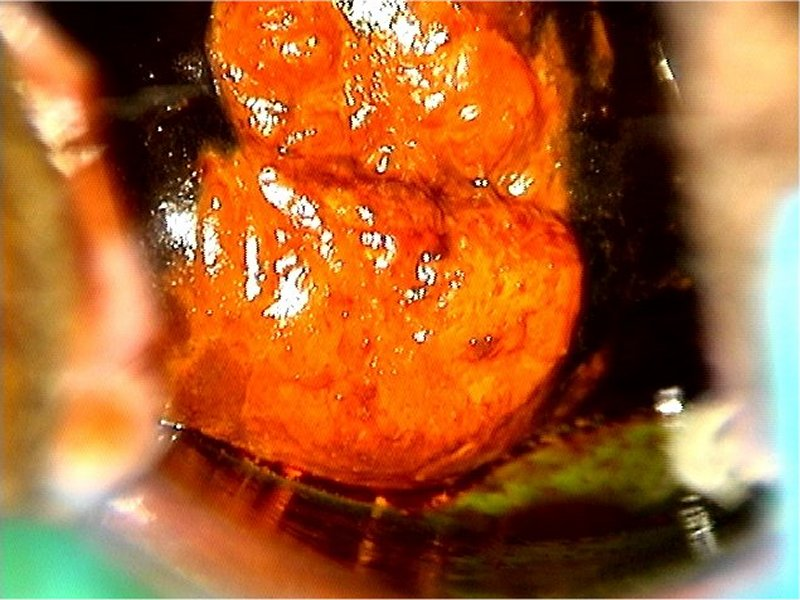
#> input picture cervical cancer lugols cropping and inpainting/Lugol_s iodine images/12_5.jpg, 800 x 600 px; its folder holds 4 pictures in this run
$ python crop.py
#> lines starting #> are read from the running program, lines starting #| are printed output that depends on the picture
from PIL import Image, ImageDraw
import os

def elliptical_crop(input_path, axes):
    # Open the image
#> called with input_path = 'Lugol_s iodine images/12_5.jpg', axes = (250, 350)
    img = Image.open(input_path)
#> img is the input picture: PIL image 800x600 RGB; mean R, G, B 167.1, 97.1, 48.2
    img_width, img_height = img.size
#> img_width = 800; img_height = 600

    # Calculate the bounding box
    x0 = int(img_width / 2 - axes[0])
#> x0 = 150
    y0 = int(img_height / 2 - axes[1])
#> y0 = -50
    x1 = int(img_width / 2 + axes[0])
#> x1 = 650
    y1 = int(img_height / 2 + axes[1])
#> y1 = 650

    # Create a mask
    mask = Image.new('L', img.size, 0)
#> mask: PIL image 800x600 L; every value is 0
    draw = ImageDraw.Draw(mask)
    draw.ellipse((x0, y0, x1, y1), fill=255)

    # Apply the mask to the image
    result = Image.new('RGB', img.size)
#> result: PIL image 800x600 RGB; every value is 0
    result.paste(img, mask=mask)
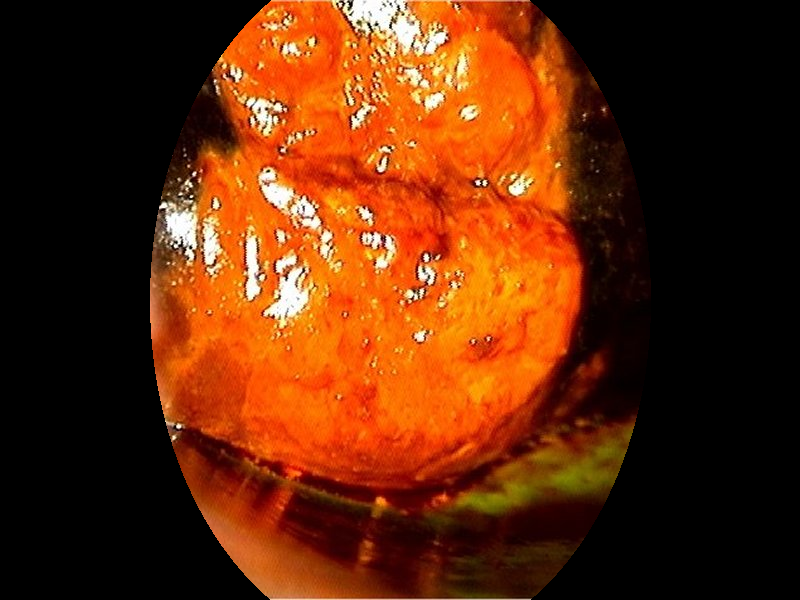
#> result: PIL image 800x600 RGB; mean R, G, B 97.2, 41.2, 10.2

    return result

# Input and output directories
input_dir = r"Lugol_s iodine images"
output_dir = r"Lugols_crop1"
# Ensure the output directory exists
os.makedirs(output_dir, exist_ok=True)

# Axes (semi-major and semi-minor)
axes = (250, 350)

# Loop through all images in the input directory and save cropped versions
for filename in os.listdir(input_dir):
    if filename.endswith(('.jpg', '.jpeg', '.png')):
        input_image_path = os.path.join(input_dir, filename)
        output_image_path = os.path.join(output_dir, f'{filename.split(".")[0]}_crop1.jpg')

        cropped_image = elliptical_crop(input_image_path, axes)
        cropped_image.save(output_image_path)
#> pass 2 of the loop `for filename in os.listdir(input_dir):`:
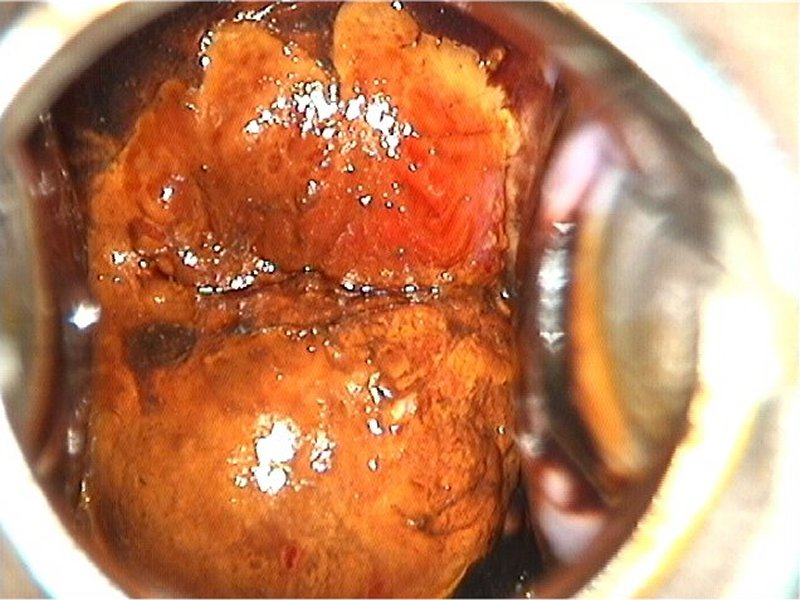
#> input picture cervical cancer lugols cropping and inpainting/Lugol_s iodine images/14_8.jpg, 800 x 600 px
#> in elliptical_crop, img is the input picture: PIL image 800x600 RGB; mean R, G, B 190.8, 129.8, 93.5
#> in elliptical_crop (call 2), `result.paste(img, mask=mask)`:
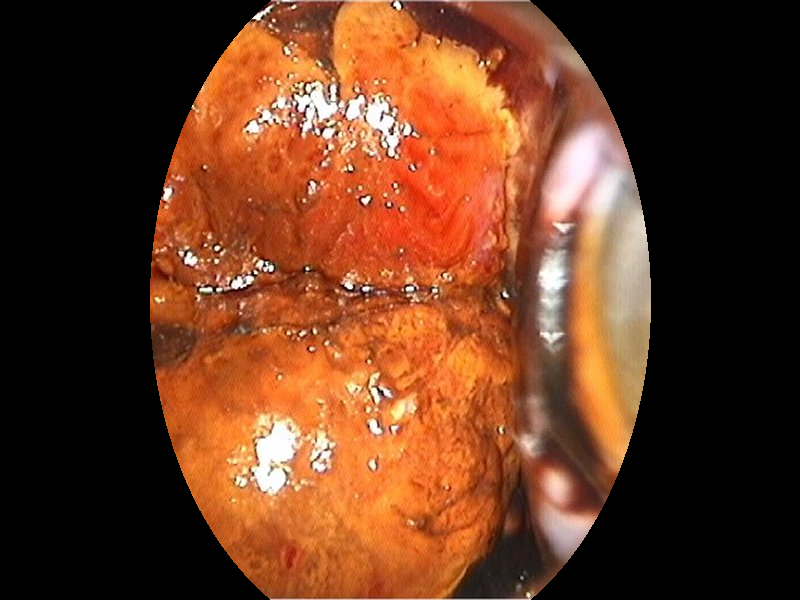
#> result: PIL image 800x600 RGB; mean R, G, B 103.7, 57.1, 32.4
#> pass 3 of the loop `for filename in os.listdir(input_dir):`:
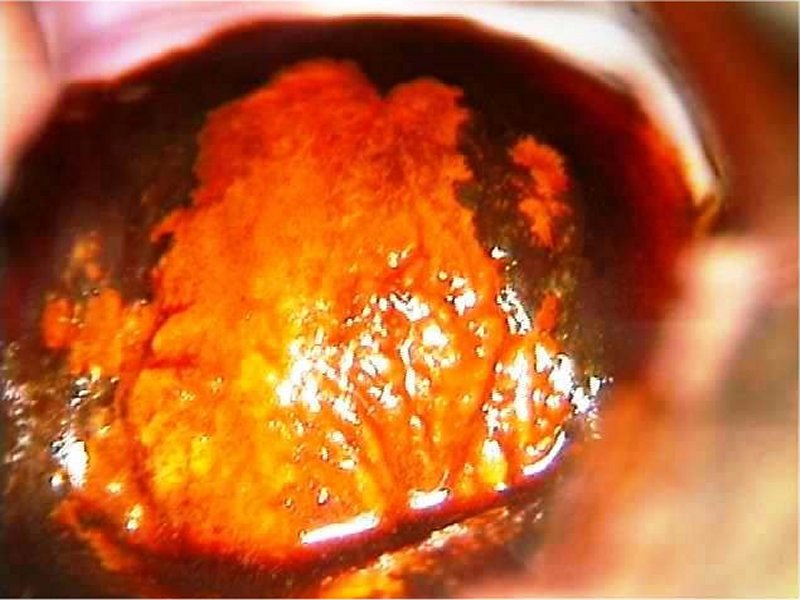
#> input picture cervical cancer lugols cropping and inpainting/Lugol_s iodine images/15_3.jpg, 800 x 600 px
#> in elliptical_crop, img is the input picture: PIL image 800x600 RGB; mean R, G, B 184.3, 96.9, 47.4
#> in elliptical_crop (call 3), `result.paste(img, mask=mask)`:
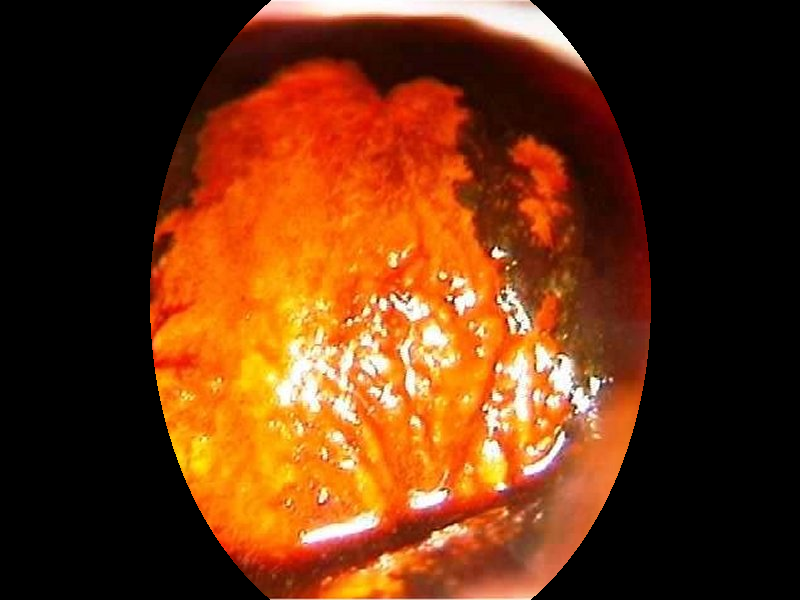
#> result: PIL image 800x600 RGB; mean R, G, B 104.5, 51, 17.9
#> the loop made 4 passes; the first 3 are shown
